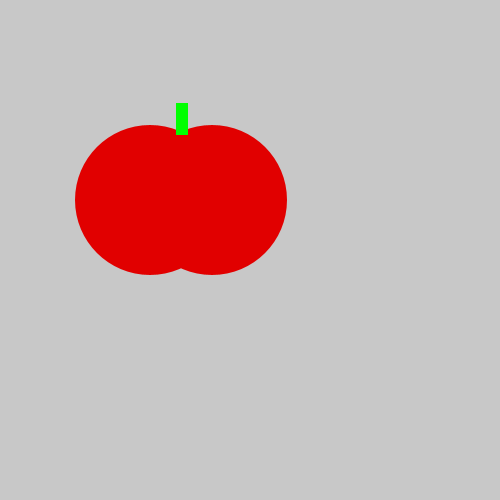
Frame 1 (no input)
Frame 60 (the mouse pressed at the canvas centre just before this capture): identical to frame 1, image omitted
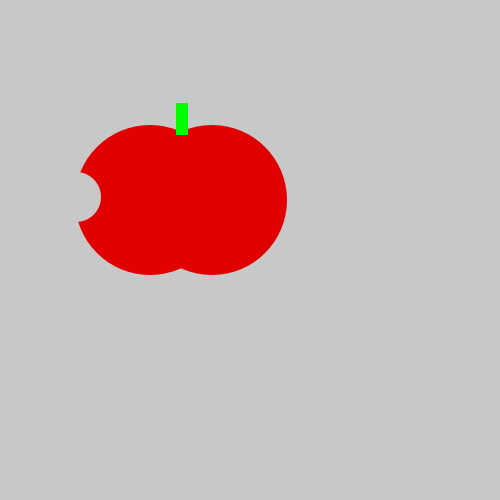
Frame 120 (the mouse held since frame 60 and released just before this capture)

The Processing sketch that drew these frames (run headless with seeded random() and noise(); from frame 60 on, the mouse is pressed at the canvas centre):

// Processing sketch: TastyTomato
// ── TastyTomato.pde
void setup() {
  size(500, 500);
}
void draw() {
  background(200, 200, 200);
  noStroke();
  fill(225, 0, 0);
  ellipse(150, 200, 150, 150);
  ellipse(212, 200, 150, 150);
  fill(0, 255, 0);
  rect(176, 103, 12, 32);
  if(mousePressed){
    fill(200, 200, 200);
    ellipse(76, 197, 50, 50); 
  }
}
